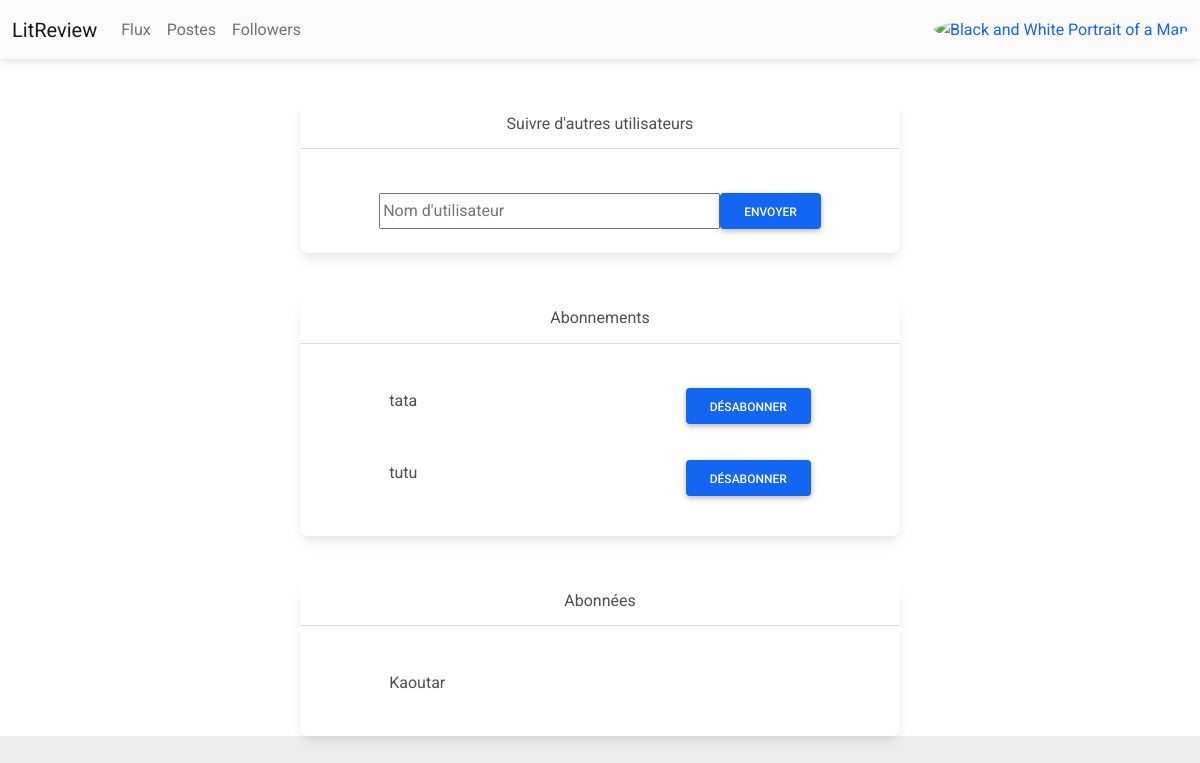
/subs/ (signed in), run on the app's committed database.
### ReviewApp/models.py (models this page shows)
class UserFollows(models.Model):
    user = models.ForeignKey(to=settings.AUTH_USER_MODEL,
                             on_delete=models.CASCADE,
                             related_name='following')
    followed_user = models.ForeignKey(to=settings.AUTH_USER_MODEL,
                                      on_delete=models.CASCADE,
                                      related_name='followed_by')
    class Meta:
        unique_together = ('user', 'followed_user')

### ReviewApp/views.py (the view, shortened to what this page needs)
# urls.py: path('subs/', ReviewApp.views.subs, name='subs'),
@login_required
def subs(request):
    context = {}
    main_user = models.UserFollows()
    if models.UserFollows.objects.filter(user=request.user):
        context['followed'] = models.UserFollows.objects.filter(
            user=request.user)
    if models.UserFollows.objects.filter(followed_user=request.user):
        context['following'] = models.UserFollows.objects.filter(
            followed_user=request.user)
    return render(request, 'review/subs.html', context)

### ReviewApp/templates/review/subs.html (shortened to what this page needs)
{% extends 'index.html' %}
{% block content %}
<div class="connexion_page">
<div class="card text-center" style="width: 50%; height:100%;text-align:center;">
  <div class="card-header" style="text-align:center;">Suivre d'autres utilisateurs</div>
  <div class="card-body" >
  <div class="search">
    <form method="post" action="{% url 'subs' %}">
        <input type="text" name="username" placeholder="Nom d'utilisateur">
        <button type="submit" class="btn btn-primary">Envoyer</button>
    </form>
</div>
</div>
  </div>
</div>
<div class="connexion_page">
<div class="card text-center" style="width: 50%; height:100%;text-align:center;">
  <div class="card-header" style="text-align:center;">Abonnements</div>
  <div class="card-body" >
    {% if followed %}
    {% for sub in followed %}
    <div class="follow">
        <p class="user">{{ sub.followed_user }}</p>
        <p><a href="{% url 'delete_sub' sub.id %}"><button class="btn btn-primary">Désabonner</button></a></p>
    </div>
    {% endfor %}
{% else %}
    <div>
        <p class="no_follow">Vous ne suivez personne pour l'instant !</p>
    </div>
{% endif %}
</div>
</div>
  </div>
<div class="connexion_page">
<div class="card text-center" style="width: 50%; height:100%;text-align:center;">
  <div class="card-header" style="text-align:center;">Abonnées</div>
  <div class="card-body" >
    {% if following %}
    {% for sub in following %}
        <div class="follow">
            <p class="user">{{ sub.user }}</p>
        </div>
    {% endfor %}
    {% else %}
        <div class="no_follow">
            <p>Personne de vous suit pour l'instant !</p>
        </div>
{% endif %}
{% endblock %}

### static/style.css (style rules this page uses)
html { background-color: #EEE; height: 100%; }
body { width: 100%; margin: auto; margin-top: 20px; }
.connexion_page { display: flex; justify-content: space-around; margin-top: 40px; }
.follow { width: 80%; margin: auto; margin-top: 20px; display: flex; justify-content: space-between; vertical-align: center; }
.follow p { margin-left: 10px; margin-right: 10px; }
.search { width: 80%; margin: auto; margin-top: 20px; }
.search form { display: flex; justify-content: space-between; }
.search form input { width: 90%; }
button { margin-bottom: 10px; }

### data on the page
UserFollows: followed_user "tata"
UserFollows: followed_user "tutu"
UserFollows: user "Kaoutar"
